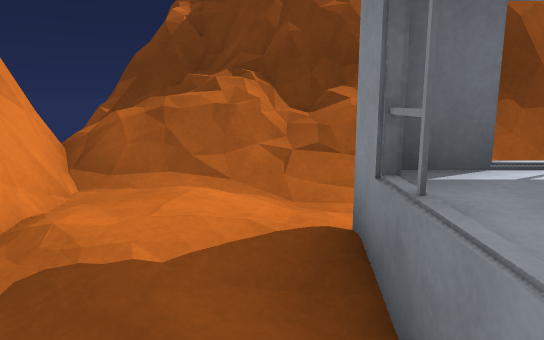
View 1 (above)

13 first-person views from a walk through a scene from a Unity 3-D project. The camera is 1.3 m above the floor, tilts 10° down and sees 70° across. The floor is counted in squares, 1 m on a side. Each view is taken from the middle of a square. On the plan, view 1 faces up. The plan holds only what a view shows up to about 16 squares ahead; the rest is blank. The place goes on beyond the plan. The player is left out. Some animated figures are left out.

View 2
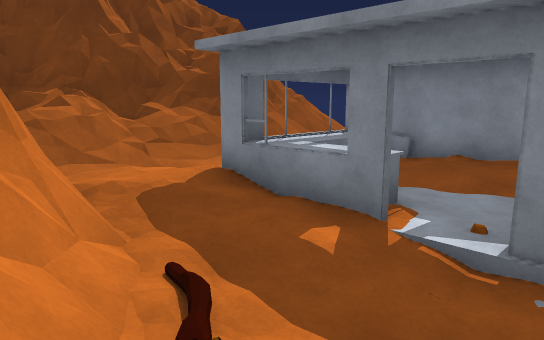

View 3
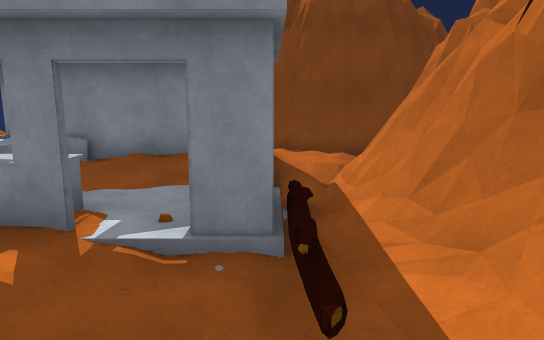

View 4
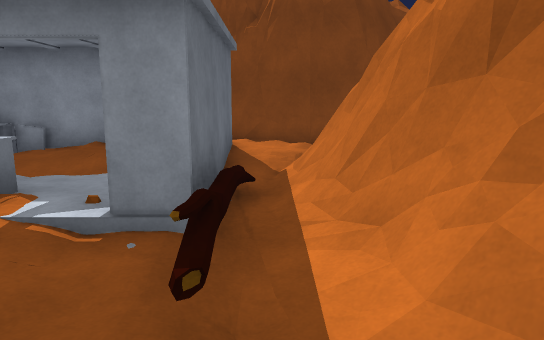

View 5
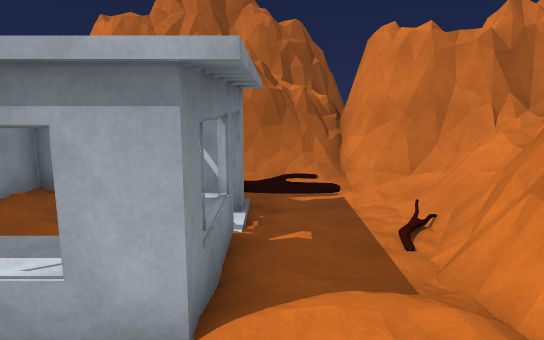

View 6
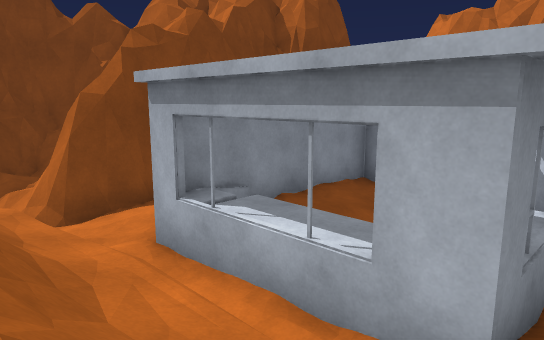

View 7
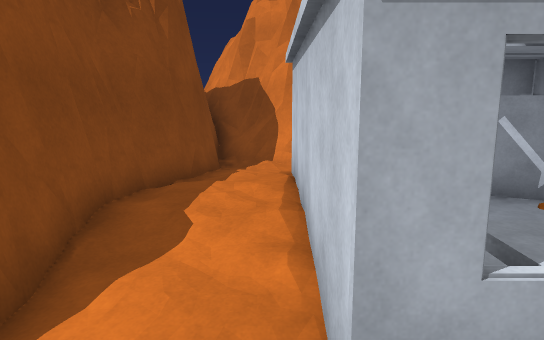

View 8
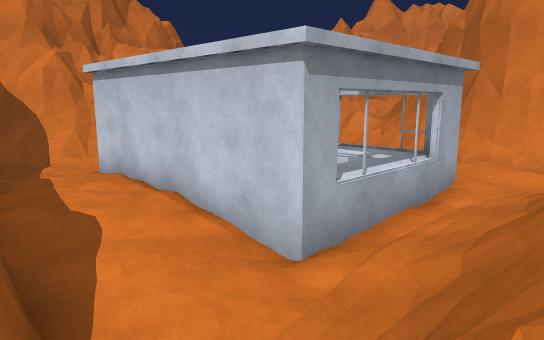

View 9
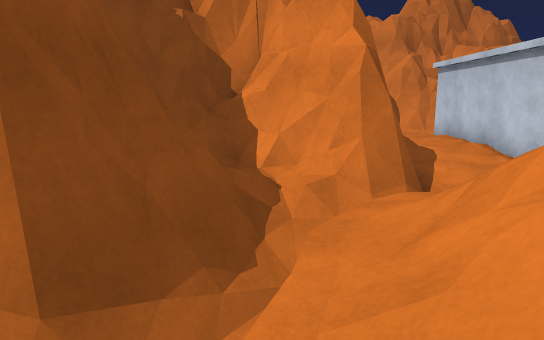

View 10
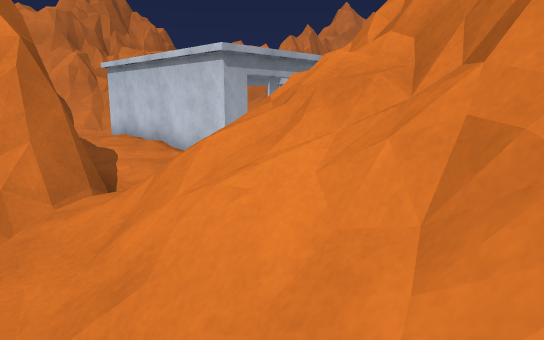

View 11
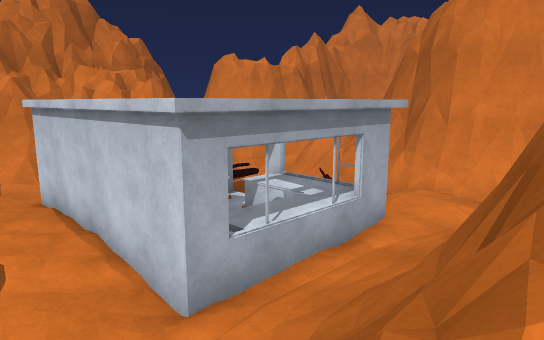

View 12
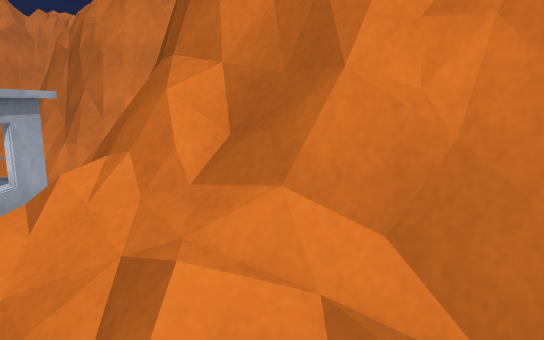

View 13
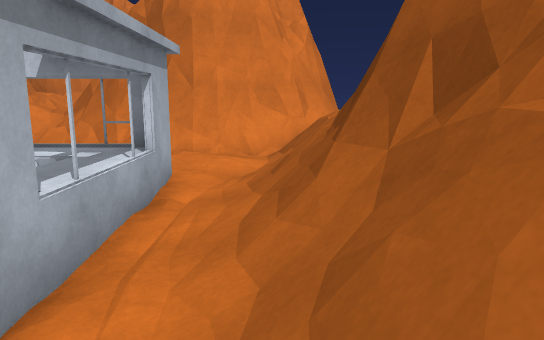

### Floor plan
Key: @ floor where view 1 was taken; # wall or solid block; . main floor; : floor 0.25 m higher than the main floor; - floor 0.25 m lower than the main floor; + floor 0.5 m higher than the main floor; _ floor 0.5 m lower than the main floor; * floor 1 m higher than the main floor; % floor 1.5 m higher than the main floor; / step, stairs or slope; = window, fence, low wall or low ledge; v drop or lower ground; B building; O other object.
Columns run from 7 left of view 1 to 13 right of it. Each row starts with its distance up from view 1.
 10                 #=.
  9    #####     ##=#/
  8   #====##   ##=///
  7   #=+*%#######=///vv#
  6   ##=////=###==///###
  5    ##/////////=//#=##
  4    ##../-/...///==.=#
  3     #=:/BBBBB--_##=##
  2     #=..BBBBB---#####
  1    ##---BB--B..=#
  0   ##//-@BB-/B:..#
 -1  ##=/___- -/B:..#
 -2  ==//___B  -B:.##
 -3  *=/__OOBBBBB..##
 -4 ###/_///__//...#
 -5  ####//=###=#.-#
 -6    ##=########=#
 -7     ###     ####

Positions as (right, up) in squares from view 1, and headings:
1: (0, 0), facing up
2: (-4, -3), facing up-right
3: (-4, -3), facing right
4: (-4, -4), facing right
5: (0, 6), facing down
6: (0, 6), facing down-right
7: (6, 5), facing down
8: (9, 6), facing down-left
9: (11, 10), facing down
10: (11, 10), facing down-left
11: (8, 7), facing down-left
12: (9, 8), facing left
13: (8, 5), facing left
